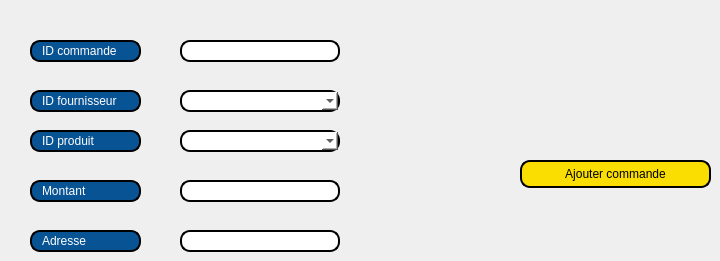
     <widget class="QWidget" name="tab_7">
      <attribute name="title">
       <string>ajouter commande</string>
      </attribute>
      <widget class="QLineEdit" name="lineEdit_10">
       <property name="geometry">
        <rect>
         <x>30</x>
         <y>40</y>
         <width>111</width>
         <height>22</height>
        </rect>
       </property>
       <property name="styleSheet">
        <string notr="true">border: 2px solid black;
font:8pt &quot;MS Shell Dlg 2&quot; ;
border-radius: 10px;
padding: 0 8px;
color:rgb(255, 255, 255);
background: #085394;
selection-background-color: gray;</string>
       </property>
       <property name="text">
        <string>ID commande</string>
       </property>
      </widget>
      <widget class="QLineEdit" name="lineEdit_12">
       <property name="geometry">
        <rect>
         <x>30</x>
         <y>90</y>
         <width>111</width>
         <height>22</height>
        </rect>
       </property>
       <property name="styleSheet">
        <string notr="true">border: 2px solid black;
font:8pt &quot;MS Shell Dlg 2&quot; ;
border-radius: 10px;
padding: 0 8px;
color:rgb(255, 255, 255);
background: #085394;
selection-background-color: gray;</string>
       </property>
       <property name="text">
        <string>ID fournisseur</string>
       </property>
      </widget>
      <widget class="QLineEdit" name="lineEdit_14">
       <property name="geometry">
        <rect>
         <x>30</x>
         <y>130</y>
         <width>111</width>
         <height>22</height>
        </rect>
       </property>
       <property name="styleSheet">
        <string notr="true">border: 2px solid black;
font:8pt &quot;MS Shell Dlg 2&quot; ;
border-radius: 10px;
padding: 0 8px;
color:rgb(255, 255, 255);
background: #085394;
selection-background-color: gray;</string>
       </property>
       <property name="text">
        <string>ID produit</string>
       </property>
      </widget>
      <widget class="QLineEdit" name="lineEdit_16">
       <property name="geometry">
        <rect>
         <x>30</x>
         <y>180</y>
         <width>111</width>
         <height>22</height>
        </rect>
       </property>
       <property name="styleSheet">
        <string notr="true">border: 2px solid black;
font:8pt &quot;MS Shell Dlg 2&quot; ;
border-radius: 10px;
padding: 0 8px;
color:rgb(255, 255, 255);
background: #085394;
selection-background-color: gray;</string>
       </property>
       <property name="text">
        <string>Montant</string>
       </property>
      </widget>
      <widget class="QLineEdit" name="lineEdit_21">
       <property name="geometry">
        <rect>
         <x>30</x>
         <y>230</y>
         <width>111</width>
         <height>22</height>
        </rect>
       </property>
       <property name="styleSheet">
        <string notr="true">border: 2px solid black;
font:8pt &quot;MS Shell Dlg 2&quot; ;
border-radius: 10px;
padding: 0 8px;
color:rgb(255, 255, 255);
background: #085394;
selection-background-color: gray;</string>
       </property>
       <property name="text">
        <string>Adresse</string>
       </property>
      </widget>
      <widget class="QLineEdit" name="lineEdit_idc">
       <property name="geometry">
        <rect>
         <x>180</x>
         <y>40</y>
         <width>160</width>
         <height>22</height>
        </rect>
       </property>
       <property name="styleSheet">
        <string notr="true">border: 2px solid black;
font:8pt &quot;MS Shell Dlg 2&quot; ;
border-radius: 10px;
padding: 0 8px;
color:black;
background: white;
selection-background-color: gray;</string>
       </property>
      </widget>
      <widget class="QLineEdit" name="lineEdit_montant">
       <property name="geometry">
        <rect>
         <x>180</x>
         <y>180</y>
         <width>160</width>
         <height>22</height>
        </rect>
       </property>
       <property name="styleSheet">
        <string notr="true">border: 2px solid black;
font:8pt &quot;MS Shell Dlg 2&quot; ;
border-radius: 10px;
padding: 0 8px;
color:black;
background: white;
selection-background-color: gray;</string>
       </property>
      </widget>
      <widget class="QLineEdit" name="lineEdit_adresseC">
       <property name="geometry">
        <rect>
         <x>180</x>
         <y>230</y>
         <width>160</width>
         <height>22</height>
        </rect>
       </property>
       <property name="styleSheet">
        <string notr="true">border: 2px solid black;
font:8pt &quot;MS Shell Dlg 2&quot; ;
border-radius: 10px;
padding: 0 8px;
color:black;
background: white;
selection-background-color: gray;</string>
       </property>
      </widget>
      <widget class="QComboBox" name="fournisseur">
       <property name="geometry">
        <rect>
         <x>180</x>
         <y>90</y>
         <width>160</width>
         <height>22</height>
        </rect>
       </property>
       <property name="styleSheet">
        <string notr="true">border: 2px solid black;
font:8pt &quot;MS Shell Dlg 2&quot; ;
border-radius: 10px;
padding: 0 8px;
color:black;
background: white;
selection-background-color: gray;</string>
       </property>
      </widget>
      <widget class="QComboBox" name="produit">
       <property name="geometry">
        <rect>
         <x>180</x>
         <y>130</y>
         <width>160</width>
         <height>22</height>
        </rect>
       </property>
       <property name="styleSheet">
        <string notr="true">border: 2px solid black;
font:8pt &quot;MS Shell Dlg 2&quot; ;
border-radius: 10px;
padding: 0 8px;
color:black;
background: white;
selection-background-color: gray;</string>
       </property>
      </widget>
      <widget class="QPushButton" name="ajout_commande">
       <property name="geometry">
        <rect>
         <x>520</x>
         <y>160</y>
         <width>191</width>
         <height>28</height>
        </rect>
       </property>
       <property name="styleSheet">
        <string notr="true">border: 2px solid black;
font: 75 8pt &quot;MS Shell Dlg 2&quot;;
border-radius: 10px;
padding: 0 8px;
background: #fade02;
font: bold, &quot;Comic Sans MS&quot;;;
text-align:center;
</string>
       </property>
       <property name="text">
        <string>Ajouter commande</string>
       </property>
      </widget>
     </widget>
